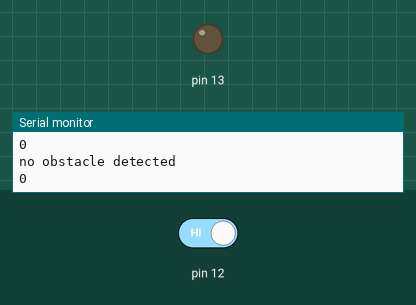
A sketch run on a simulated Arduino Uno, built with avr-gcc and run on an emulated ATmega328P. Shown: output pins drawn as LEDs (lit = HIGH), the last lines printed to the serial monitor. The test bench sets the inputs (shaded band); at power-on: pin 12 HIGH.

Above: at 2.8 s.
2.9 s: pin 12 driven LOW
At 4.0 s:
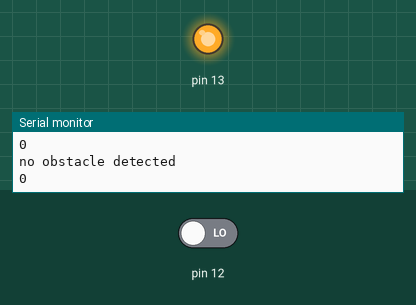
4.5 s: pin 12 driven HIGH
At 5.5 s:
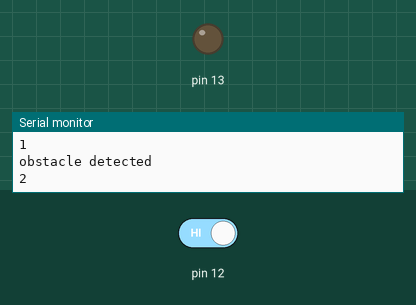
Timing chart, 0 to 7.5 s (numbered marks = the images above; inputs shaded):
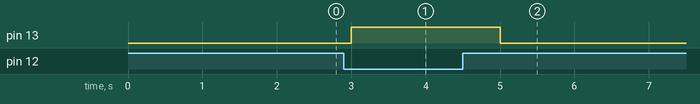

The sketch:

ir.ino
```cpp
int x , c;
void setup() {
  pinMode(13, OUTPUT);
  pinMode(12,INPUT);
  Serial.begin(9600);

}

void loop() {
  x=digitalRead(12);
  if( x==0)
  {
    digitalWrite(13, HIGH);
  delay(1000);
   Serial.println("obstacle detected");
   c = c+1;
   }
  else{
   digitalWrite (13,LOW);
  delay(1000);
   Serial.println("no obstacle detected");
   }
   Serial.println(c);


}
```

Measured:
- after the input at 2.9 s, pin 13: LOW → HIGH after 0.10 s
- after the input at 4.5 s, pin 13: HIGH → LOW after 0.50 s
